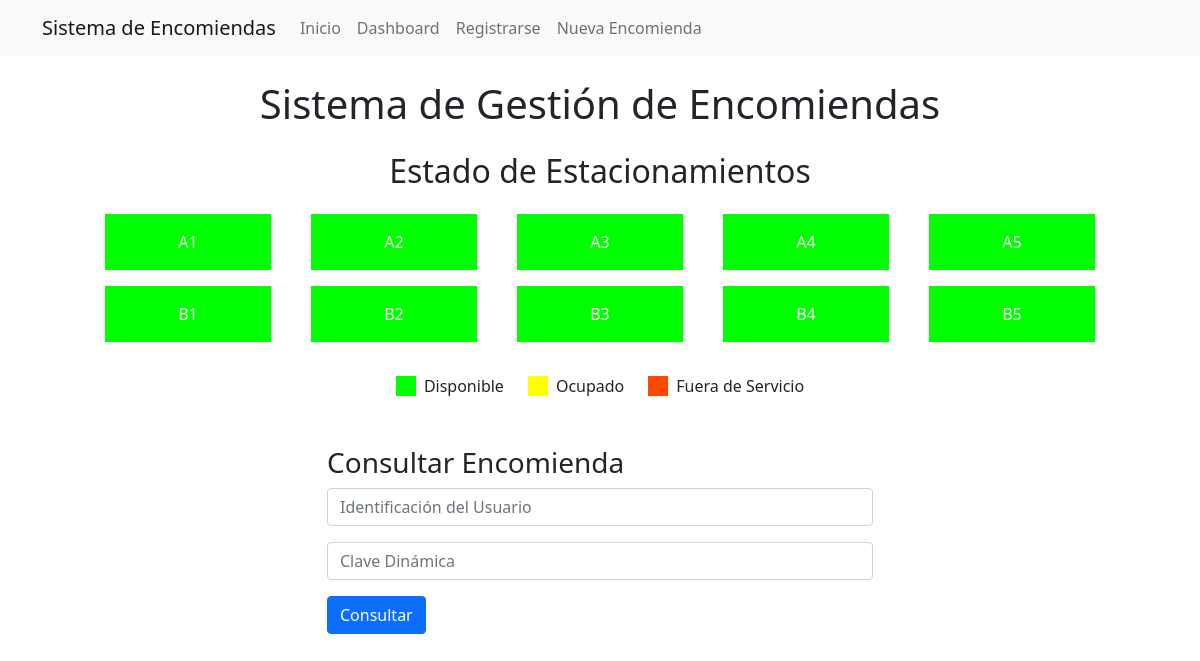
Before: / with the older database file.
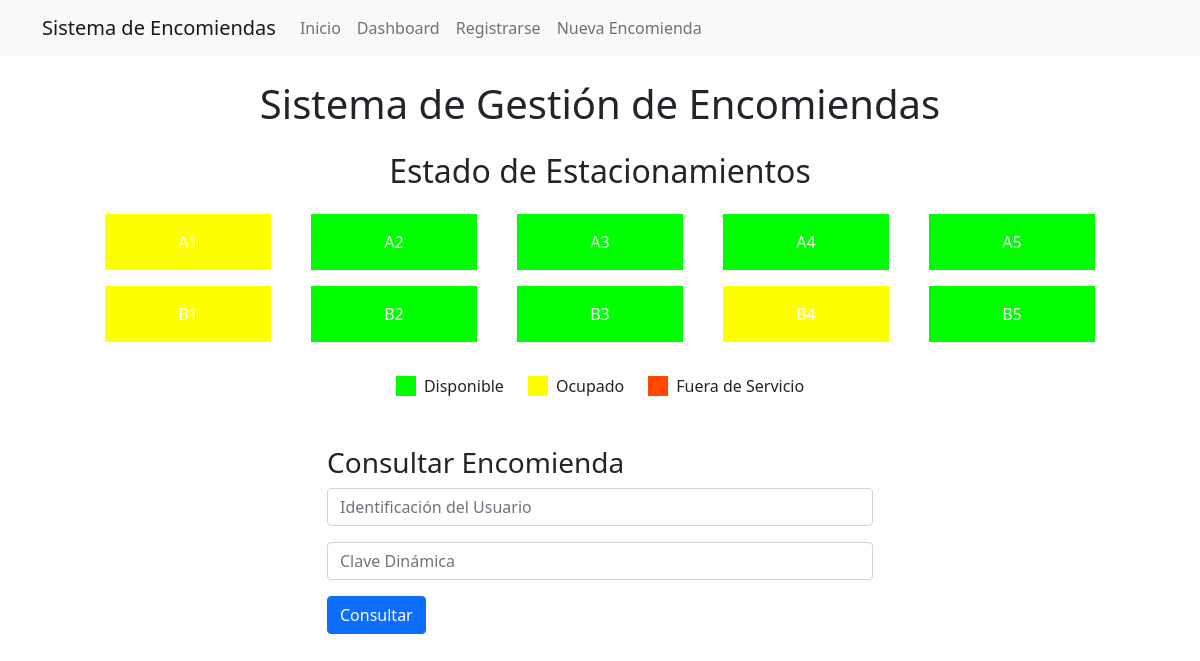
After: the same page with the newer database file.
### app.py (the view)
@app.route('/')
def index():
    conn = get_db_connection()
    estacionamientos = conn.execute('SELECT * FROM garajes').fetchall()
    conn.close()
    return render_template('index.html', estacionamientos=estacionamientos)

### app.py (called while the page is built)
def get_db_connection():
    conn = sqlite3.connect('database.db')
    conn.row_factory = sqlite3.Row
    return conn

### templates/index.html (shortened to what this page needs)
{% extends "base.html" %}
{% block content %}
<h1 class="text-center mb-4">Sistema de Gestión de Encomiendas</h1>
<h2 class="text-center mb-3">Estado de Estacionamientos</h2>
<div id="estacionamientos" class="row justify-content-center mb-4">
    {% for estacionamiento in estacionamientos %}
    <div class="col-2 m-2">
        <div class="estacionamiento {{ estacionamiento.estado }} p-3 text-center text-white">
            {{ estacionamiento.id }}
        </div>
    </div>
    {% endfor %}
</div>
<div class="row justify-content-center mb-5">
    <div class="col-auto">
        <div class="d-flex align-items-center">
            <div class="estacionamiento disponible me-2" style="width: 20px; height: 20px;"></div>
            <span>Disponible</span>
        </div>
    </div>
    <div class="col-auto">
        <div class="d-flex align-items-center">
            <div class="estacionamiento ocupado me-2" style="width: 20px; height: 20px;"></div>
            <span>Ocupado</span>
        </div>
    </div>
    <div class="col-auto">
        <div class="d-flex align-items-center">
            <div class="estacionamiento fuera-de-servicio me-2" style="width: 20px; height: 20px;"></div>
            <span>Fuera de Servicio</span>
        </div>
    </div>
</div>
<div class="row mb-4">
    <div class="col-md-6 offset-md-3">
        <h3>Consultar Encomienda</h3>
        <form id="consultaForm">
            <div class="mb-3">
                <input type="text" class="form-control" name="identificacion" placeholder="Identificación del Usuario" required>
            </div>
            <div class="mb-3">
                <input type="text" class="form-control" name="clave_dinamica" placeholder="Clave Dinámica" required>
            </div>
            <button type="submit" class="btn btn-primary">Consultar</button>
        </form>
    </div>
</div>
{% endblock %}

Changed rows visible on the page:
changed garajes "A1": estado "disponible" → "ocupado" (drawn)
changed garajes "B1": estado "disponible" → "ocupado" (drawn)
changed garajes "B4": estado "disponible" → "ocupado" (drawn)
